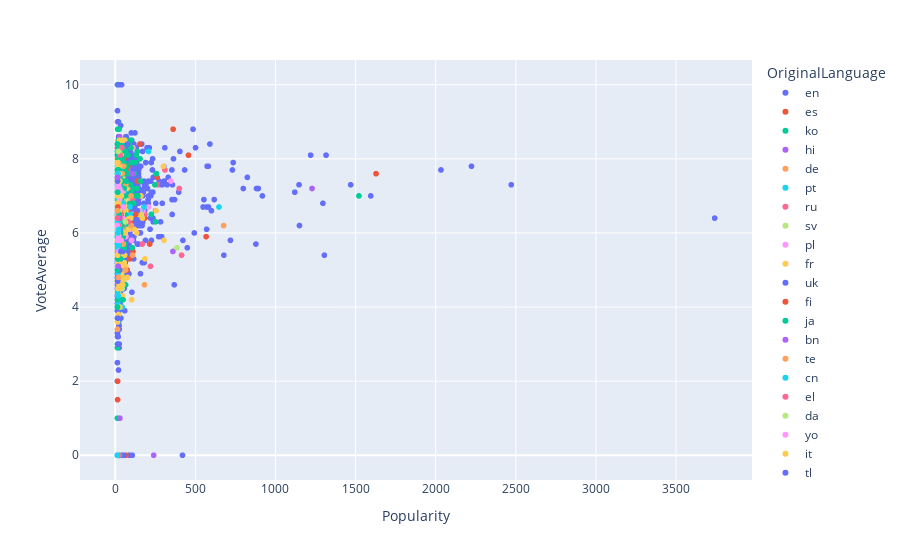

Here is the notebook cell this chart was saved with:
### Code cell
def scatter_popularity_vs_vote_count():
    fig = px.scatter(df, x='Popularity', y='VoteAverage', color='OriginalLanguage')
    fig.show()

scatter_popularity_vs_vote_count()

### Figure 1 — Plotly figure (JSON) as saved in the notebook; plotly's stock layout.template omitted (floating-point values rounded to 4 significant figures; data arrays with more than 128 entries replaced by an {"elided": "..."} marker saying what was removed)
{"data": [{"hovertemplate": "OriginalLanguage=en<br>Popularity=%{x}<br>VoteAverage=%{y}<extra></extra>", "legendgroup": "en", "marker": {"color": "#636efa", "symbol": "circle"}, "mode": "markers", "name": "en", "showlegend": true, "type": "scattergl", "x": {"elided": "6903 float values"}, "xaxis": "x", "y": {"elided": "6903 float values"}, "yaxis": "y"}, {"hovertemplate": "OriginalLanguage=es<br>Popularity=%{x}<br>VoteAverage=%{y}<extra></extra>", "legendgroup": "es", "marker": {"color": "#EF553B", "symbol": "circle"}, "mode": "markers", "name": "es", "showlegend": true, "type": "scattergl", "x": {"elided": "250 float values"}, "xaxis": "x", "y": {"elided": "250 float values"}, "yaxis": "y"}, {"hovertemplate": "OriginalLanguage=ko<br>Popularity=%{x}<br>VoteAverage=%{y}<extra></extra>", "legendgroup": "ko", "marker": {"color": "#00cc96", "symbol": "circle"}, "mode": "markers", "name": "ko", "showlegend": true, "type": "scattergl", "x": {"elided": "238 float values"}, "xaxis": "x", "y": {"elided": "238 float values"}, "yaxis": "y"}, {"hovertemplate": "OriginalLanguage=hi<br>Popularity=%{x}<br>VoteAverage=%{y}<extra></extra>", "legendgroup": "hi", "marker": {"color": "#ab63fa", "symbol": "circle"}, "mode": "markers", "name": "hi", "showlegend": true, "type": "scattergl", "x": [1228.0, 359.8, 36.65, 33.49, 31.35, 31.17, 28.9, 27.17, 26.99, 24.23, 24.18, 22.46, 22.17, 22.07, 20.03, 18.29, 17.9, 17.88, 17.52, 17.48, 17.26, 16.3, 16.06, 15.81, 15.75, 15.62, 14.93, 14.82, 14.78, 14.73, 14.69, 14.64, 14.55, 14.48, 14.38, 14.25, 13.96, 13.94, 13.86, 13.72, 13.71, 13.71, 13.43, 13.35, 13.31, 13.26, 13.13, 13.11, 13.09, 13.05], "xaxis": "x", "y": [7.2, 5.5, 7.4, 7.1, 5.8, 0, 8, 6, 8.6, 6.5, 8.1, 8, 7.8, 5.8, 7.5, 8, 7, 6.4, 7.5, 6.1, 0, 4.2, 6.6, 7.2, 6.5, 7.9, 7.1, 6.7, 7.2, 7, 7.1, 6.8, 7.8, 7.6, 7, 7.4, 7, 6.9, 6, 6.2, 6.2, 4.6, 6.4, 6.7, 6.9, 7.2, 7, 7.7, 6.5, 7.1], "yaxis": "y"}, {"hovertemplate": "OriginalLanguage=de<br>Popularity=%{x}<br>VoteAverage=%{y}<extra></extra>", "legendgroup": "de", "marker": {"color": "#FFA15A", "symbol": "circle"}, "mode": "markers", "name": "de", "showlegend": true, "type": "scattergl", "x": [676.3, 107.8, 106.2, 101.0, 65.67, 38.09, 36.6, 30.75, 29.63, 29.52, 29.02, 28.12, 27.94, 26.88, 26.3, 25.69, 25.04, 23.77, 23.37, 23.37, 22.85, 22.65, 21.41, 21.2, 20.88, 20.03, 19.73, 19.55, 19.39, 19.35, 19.14, 18.52, 18.42, 18.11, 17.87, 17.63, 17.59, 17.39, 16.98, 16.69, 16.61, 16.39, 16.2, 16.08, 16.04, 16.02, 16.02, 15.97, 15.63, 15.47, 15.39, 15.35, 15.28, 14.93, 14.9, 14.78, 14.72, 14.59, 14.57, 14.43, 14.34, 14.25, 14.11, 13.89, 13.65, 13.5, 13.46, 13.44, 13.43, 13.39, 13.39, 13.39, 13.3, 13.24, 13.2], "xaxis": "x", "y": [6.2, 5.4, 7.7, 5.8, 6.7, 7.4, 7.1, 7.9, 7.3, 5.1, 6.3, 6.7, 6.7, 7, 5.9, 7.7, 7.4, 8, 6.9, 5.7, 5, 8.1, 7.3, 6.8, 5.2, 7.6, 6.7, 8.2, 7.3, 5.4, 6.4, 7.5, 5.7, 7.4, 7.3, 5.8, 6.1, 7.3, 6, 7, 5.3, 6.8, 8.1, 7, 7, 7.8, 0, 7.3, 7.8, 7.6, 7.5, 7.4, 6.8, 6.1, 4.4, 7, 6.9, 6.5, 7, 5.8, 6.7, 7.8, 6.6, 6.4, 8, 6.2, 7.2, 7, 5.6, 7.2, 3.4, 7, 7.7, 7.6, 7.3], "yaxis": "y"}, {"hovertemplate": "OriginalLanguage=pt<br>Popularity=%{x}<br>VoteAverage=%{y}<extra></extra>", "legendgroup": "pt", "marker": {"color": "#19d3f3", "symbol": "circle"}, "mode": "markers", "name": "pt", "showlegend": true, "type": "scattergl", "x": [647.5, 208.0, 50.11, 42.44, 38.13, 37.26, 31.04, 29.04, 25.3, 24.5, 22.56, 21.34, 20.55, 19.46, 16.62, 16.02, 15.76, 14.52, 14.09, 14.01, 13.79, 13.64, 13.54, 13.45, 13.38], "xaxis": "x", "y": [6.7, 8.2, 6.2, 4.6, 7.2, 8.4, 5.8, 6.2, 7.4, 8.1, 5.5, 7.8, 6.9, 8, 5.1, 5.1, 0, 6.8, 6.4, 7.1, 5.6, 7.3, 6, 7.1, 6.2], "yaxis": "y"}, {"hovertemplate": "OriginalLanguage=ru<br>Popularity=%{x}<br>VoteAverage=%{y}<extra></extra>", "legendgroup": "ru", "marker": {"color": "#FF6692", "symbol": "circle"}, "mode": "markers", "name": "ru", "showlegend": true, "type": "scattergl", "x": [413.7, 399.2, 309.9, 269.5, 219.8, 185.1, 108.4, 53.88, 44.9, 37.06, 32.37, 31.59, 29.74, 28.73, 27.18, 27.12, 26.97, 26.94, 26.84, 26.46, 26.02, 23.7, 23.43, 23.3, 22.65, 21.95, 19.78, 19.6, 19.57, 19.52, 18.05, 18.02, 17.98, 17.66, 17.45, 16.7, 16.68, 15.93, 15.82, 15.68, 15.62, 15.48, 15.44, 14.9, 14.67, 14.63, 14.53, 14.37, 14.33, 14.08, 13.97, 13.95, 13.85, 13.78, 13.72, 13.68, 13.48, 13.4, 13.39, 13.15, 13.12, 13.1], "xaxis": "x", "y": [5.4, 7.2, 7.7, 7.3, 5.1, 6.5, 6.9, 7, 6.2, 6.4, 6.9, 5, 6.7, 6.5, 8.3, 6.5, 5.9, 6.2, 8.2, 6.7, 6.7, 6.4, 6.5, 7.2, 6.5, 6, 7.8, 7.4, 4.5, 7.4, 6.6, 6.9, 4.9, 6.1, 6.5, 8, 7.1, 6.9, 8, 6.2, 6.5, 7.1, 7, 5.6, 5.1, 7.9, 7.7, 6.2, 7.5, 6.7, 9, 7.9, 7.9, 8.3, 7.2, 7.1, 6.8, 5.5, 5.9, 6.8, 7.9, 7.5], "yaxis": "y"}, {"hovertemplate": "OriginalLanguage=sv<br>Popularity=%{x}<br>VoteAverage=%{y}<extra></extra>", "legendgroup": "sv", "marker": {"color": "#B6E880", "symbol": "circle"}, "mode": "markers", "name": "sv", "showlegend": true, "type": "scattergl", "x": [384.9, 47.29, 47.02, 44.07, 43.16, 43.11, 38.05, 25.67, 24.64, 21.31, 20.36, 20.13, 18.72, 18.54, 17.89, 17.86, 17.08, 16.8, 15.97, 15.91, 15.5, 15.0, 14.63, 14.13, 13.53, 13.47], "xaxis": "x", "y": [5.6, 7.1, 6.6, 6.3, 6.6, 4.5, 7.3, 6.3, 5, 7.5, 6.3, 6, 7.6, 8.2, 6.5, 7.6, 5.9, 6.8, 6.8, 7.5, 7.1, 7, 6.9, 8.2, 7.1, 7.8], "yaxis": "y"}, {"hovertemplate": "OriginalLanguage=pl<br>Popularity=%{x}<br>VoteAverage=%{y}<extra></extra>", "legendgroup": "pl", "marker": {"color": "#FF97FF", "symbol": "circle"}, "mode": "markers", "name": "pl", "showlegend": true, "type": "scattergl", "x": [347.0, 208.1, 172.9, 110.2, 106.9, 102.2, 93.4, 66.93, 39.25, 29.12, 28.11, 16.7, 15.84, 15.74, 15.69, 15.44, 14.88, 13.66, 13.5, 13.21, 13.07], "xaxis": "x", "y": [7.4, 6.7, 6.6, 8.3, 6.5, 5.8, 6.1, 5.9, 7.7, 6.2, 7.1, 6.6, 8.8, 6.1, 5.3, 4.7, 6.5, 6.3, 5.9, 6.4, 6.1], "yaxis": "y"}, {"hovertemplate": "OriginalLanguage=fr<br>Popularity=%{x}<br>VoteAverage=%{y}<extra></extra>", "legendgroup": "fr", "marker": {"color": "#FECB52", "symbol": "circle"}, "mode": "markers", "name": "fr", "showlegend": true, "type": "scattergl", "x": {"elided": "281 float values"}, "xaxis": "x", "y": {"elided": "281 float values"}, "yaxis": "y"}, {"hovertemplate": "OriginalLanguage=uk<br>Popularity=%{x}<br>VoteAverage=%{y}<extra></extra>", "legendgroup": "uk", "marker": {"color": "#636efa", "symbol": "circle"}, "mode": "markers", "name": "uk", "showlegend": true, "type": "scattergl", "x": [293.3, 109.2, 18.3], "xaxis": "x", "y": [7.3, 7.7, 6.8], "yaxis": "y"}, {"hovertemplate": "OriginalLanguage=fi<br>Popularity=%{x}<br>VoteAverage=%{y}<extra></extra>", "legendgroup": "fi", "marker": {"color": "#EF553B", "symbol": "circle"}, "mode": "markers", "name": "fi", "showlegend": true, "type": "scattergl", "x": [261.6, 24.75, 23.11, 23.06, 15.26, 14.98, 14.16, 13.34], "xaxis": "x", "y": [7.5, 0, 5.5, 6.2, 6.1, 6.7, 7, 5.7], "yaxis": "y"}, {"hovertemplate": "OriginalLanguage=ja<br>Popularity=%{x}<br>VoteAverage=%{y}<extra></extra>", "legendgroup": "ja", "marker": {"color": "#00cc96", "symbol": "circle"}, "mode": "markers", "name": "ja", "showlegend": true, "type": "scattergl", "x": {"elided": "454 float values"}, "xaxis": "x", "y": {"elided": "454 float values"}, "yaxis": "y"}, {"hovertemplate": "OriginalLanguage=bn<br>Popularity=%{x}<br>VoteAverage=%{y}<extra></extra>", "legendgroup": "bn", "marker": {"color": "#ab63fa", "symbol": "circle"}, "mode": "markers", "name": "bn", "showlegend": true, "type": "scattergl", "x": [239.8, 28.89], "xaxis": "x", "y": [0, 1], "yaxis": "y"}, {"hovertemplate": "OriginalLanguage=te<br>Popularity=%{x}<br>VoteAverage=%{y}<extra></extra>", "legendgroup": "te", "marker": {"color": "#FFA15A", "symbol": "circle"}, "mode": "markers", "name": "te", "showlegend": true, "type": "scattergl", "x": [182.4, 66.16, 49.88, 43.4, 35.86, 24.36, 22.07, 19.38, 16.4, 15.23, 13.05], "xaxis": "x", "y": [4.6, 7.3, 7.8, 7.6, 7.4, 0, 6, 0, 0, 7.2, 6.8], "yaxis": "y"}, {"hovertemplate": "OriginalLanguage=cn<br>Popularity=%{x}<br>VoteAverage=%{y}<extra></extra>", "legendgroup": "cn", "marker": {"color": "#19d3f3", "symbol": "circle"}, "mode": "markers", "name": "cn", "showlegend": true, "type": "scattergl", "x": {"elided": "133 float values"}, "xaxis": "x", "y": {"elided": "133 float values"}, "yaxis": "y"}, {"hovertemplate": "OriginalLanguage=el<br>Popularity=%{x}<br>VoteAverage=%{y}<extra></extra>", "legendgroup": "el", "marker": {"color": "#FF6692", "symbol": "circle"}, "mode": "markers", "name": "el", "showlegend": true, "type": "scattergl", "x": [168.8, 24.82, 17.32, 13.65], "xaxis": "x", "y": [5.7, 7.1, 6.3, 7.5], "yaxis": "y"}, {"hovertemplate": "OriginalLanguage=da<br>Popularity=%{x}<br>VoteAverage=%{y}<extra></extra>", "legendgroup": "da", "marker": {"color": "#B6E880", "symbol": "circle"}, "mode": "markers", "name": "da", "showlegend": true, "type": "scattergl", "x": [162.2, 63.76, 43.25, 27.18, 23.56, 23.33, 23.22, 22.42, 21.7, 21, 19.32, 17.54, 16.7, 15.82, 15.61, 15.56, 15.53, 15.18, 15.16, 14.73, 14.62, 14.4, 14.36, 13.89, 13.82, 13.57], "xaxis": "x", "y": [6.5, 6.9, 6.5, 7, 8.1, 6.9, 7.3, 7.8, 7.7, 6.6, 7.3, 6.1, 6.3, 6.5, 6.7, 7.5, 7.8, 7, 6.4, 5.8, 6.6, 7.2, 7.3, 7, 7, 7.5], "yaxis": "y"}, {"hovertemplate": "OriginalLanguage=yo<br>Popularity=%{x}<br>VoteAverage=%{y}<extra></extra>", "legendgroup": "yo", "marker": {"color": "#FF97FF", "symbol": "circle"}, "mode": "markers", "name": "yo", "showlegend": true, "type": "scattergl", "x": [152.8, 46.65], "xaxis": "x", "y": [6.6, 6.4], "yaxis": "y"}, {"hovertemplate": "OriginalLanguage=it<br>Popularity=%{x}<br>VoteAverage=%{y}<extra></extra>", "legendgroup": "it", "marker": {"color": "#FECB52", "symbol": "circle"}, "mode": "markers", "name": "it", "showlegend": true, "type": "scattergl", "x": {"elided": "142 float values"}, "xaxis": "x", "y": {"elided": "142 float values"}, "yaxis": "y"}, {"hovertemplate": "OriginalLanguage=tl<br>Popularity=%{x}<br>VoteAverage=%{y}<extra></extra>", "legendgroup": "tl", "marker": {"color": "#636efa", "symbol": "circle"}, "mode": "markers", "name": "tl", "showlegend": true, "type": "scattergl", "x": [137.8, 76.27, 52.46, 46.77, 35.63, 33.48, 32.63, 32.28, 30.45, 30.08, 28.17, 26.14, 24.55, 23.96, 22.99, 22.94, 22.45, 20.75, 20.25, 19.45, 19.24, 19.05, 18.09, 17.51, 17.34, 16.84, 16.43, 16.43, 16.42, 16.23, 16.22, 16.09, 15.97, 15.5, 15.42, 14.97, 13.94, 13.82, 13.7, 13.5, 13.42], "xaxis": "x", "y": [6.6, 8.4, 0, 5.5, 5.7, 0, 6.1, 6, 0, 5.8, 5, 0, 3, 0, 10, 10, 0, 5.5, 6.9, 7, 10, 5, 9, 0, 5, 6.2, 6.1, 3, 3.7, 7.1, 3, 6.7, 4.7, 6, 7, 4.8, 7.3, 6.2, 5.7, 0, 2.5], "yaxis": "y"}, {"hovertemplate": "OriginalLanguage=is<br>Popularity=%{x}<br>VoteAverage=%{y}<extra></extra>", "legendgroup": "is", "marker": {"color": "#EF553B", "symbol": "circle"}, "mode": "markers", "name": "is", "showlegend": true, "type": "scattergl", "x": [127.4, 25.09, 19.44], "xaxis": "x", "y": [6.5, 6.2, 6.5], "yaxis": "y"}, {"hovertemplate": "OriginalLanguage=zh<br>Popularity=%{x}<br>VoteAverage=%{y}<extra></extra>", "legendgroup": "zh", "marker": {"color": "#00cc96", "symbol": "circle"}, "mode": "markers", "name": "zh", "showlegend": true, "type": "scattergl", "x": {"elided": "142 float values"}, "xaxis": "x", "y": {"elided": "142 float values"}, "yaxis": "y"}, {"hovertemplate": "OriginalLanguage=ta<br>Popularity=%{x}<br>VoteAverage=%{y}<extra></extra>", "legendgroup": "ta", "marker": {"color": "#ab63fa", "symbol": "circle"}, "mode": "markers", "name": "ta", "showlegend": true, "type": "scattergl", "x": [107.9, 18.81, 15.22, 13.39, 13.36], "xaxis": "x", "y": [7.6, 5.1, 7.6, 6.6, 7.5], "yaxis": "y"}, {"hovertemplate": "OriginalLanguage=nl<br>Popularity=%{x}<br>VoteAverage=%{y}<extra></extra>", "legendgroup": "nl", "marker": {"color": "#FFA15A", "symbol": "circle"}, "mode": "markers", "name": "nl", "showlegend": true, "type": "scattergl", "x": [100.0, 98.43, 64.39, 50.15, 31.97, 23.76, 23.18, 22.7, 18.62, 18.15, 17.75, 16.18, 15.47, 15.3, 14.89, 14.79, 14.59, 13.95, 13.88, 13.7, 13.55], "xaxis": "x", "y": [6.2, 7, 5, 5.7, 6.6, 5.9, 6.2, 7.1, 4.8, 6.4, 6.7, 6, 5.7, 7.5, 0, 6.3, 7, 6.4, 6.8, 5.6, 6.2], "yaxis": "y"}, {"hovertemplate": "OriginalLanguage=no<br>Popularity=%{x}<br>VoteAverage=%{y}<extra></extra>", "legendgroup": "no", "marker": {"color": "#19d3f3", "symbol": "circle"}, "mode": "markers", "name": "no", "showlegend": true, "type": "scattergl", "x": [91.36, 51.55, 32.61, 27.54, 25.24, 24.86, 24.45, 23.58, 22.34, 20.49, 19.95, 19.81, 18.02, 17.6, 16.49, 16.08, 15.45, 15.41, 14.9, 14.66, 14.62, 14.51, 14.45, 14.41, 14.14, 13.95, 13.41], "xaxis": "x", "y": [6.7, 6.8, 6.7, 6.4, 5.7, 6.7, 7.6, 6.7, 7, 6.3, 6.8, 4.3, 5.8, 6.9, 5.6, 5.5, 6, 7.2, 5.6, 5.7, 6.9, 6.2, 6.6, 6.7, 7.3, 6.8, 7.2], "yaxis": "y"}, {"hovertemplate": "OriginalLanguage=tr<br>Popularity=%{x}<br>VoteAverage=%{y}<extra></extra>", "legendgroup": "tr", "marker": {"color": "#FF6692", "symbol": "circle"}, "mode": "markers", "name": "tr", "showlegend": true, "type": "scattergl", "x": [80.02, 39.75, 33.95, 30.6, 24.29, 21.46, 21.43, 19.06, 18.27, 18.19, 16.23, 15.47], "xaxis": "x", "y": [6.3, 8.3, 6.5, 8.1, 7.4, 6.4, 6.4, 6.5, 7.9, 6.2, 7.2, 6.8], "yaxis": "y"}, {"hovertemplate": "OriginalLanguage=ar<br>Popularity=%{x}<br>VoteAverage=%{y}<extra></extra>", "legendgroup": "ar", "marker": {"color": "#B6E880", "symbol": "circle"}, "mode": "markers", "name": "ar", "showlegend": true, "type": "scattergl", "x": [63.51, 23.15, 18.76, 18.36, 15.58], "xaxis": "x", "y": [6.3, 6.6, 8.2, 6.7, 6.8], "yaxis": "y"}, {"hovertemplate": "OriginalLanguage=th<br>Popularity=%{x}<br>VoteAverage=%{y}<extra></extra>", "legendgroup": "th", "marker": {"color": "#FF97FF", "symbol": "circle"}, "mode": "markers", "name": "th", "showlegend": true, "type": "scattergl", "x": [50.62, 41.36, 35.21, 33.32, 32.59, 30.86, 27.64, 27.54, 25.92, 22.15, 21.32, 21.02, 19.12, 18.96, 16.66, 16.5, 16.38, 15.2, 15.15, 14.43, 14.24, 14.17, 13.69, 13.15], "xaxis": "x", "y": [6.7, 7.1, 7.1, 7.1, 6.4, 5.8, 7.2, 6.9, 7.4, 7.2, 7.3, 5.5, 6, 5.9, 6.1, 7.9, 7.6, 7.3, 5.8, 6.5, 6, 6.1, 7.2, 6.2], "yaxis": "y"}, {"hovertemplate": "OriginalLanguage=id<br>Popularity=%{x}<br>VoteAverage=%{y}<extra></extra>", "legendgroup": "id", "marker": {"color": "#FECB52", "symbol": "circle"}, "mode": "markers", "name": "id", "showlegend": true, "type": "scattergl", "x": [38.28, 28.61, 26.48, 21.12, 17.04, 16.96, 15.53, 14.64, 14.56, 13.64, 13.45], "xaxis": "x", "y": [7, 7.4, 7.6, 6.8, 6.8, 6.8, 5.4, 7, 6, 6.4, 6.8], "yaxis": "y"}, {"hovertemplate": "OriginalLanguage=sr<br>Popularity=%{x}<br>VoteAverage=%{y}<extra></extra>", "legendgroup": "sr", "marker": {"color": "#636efa", "symbol": "circle"}, "mode": "markers", "name": "sr", "showlegend": true, "type": "scattergl", "x": [34.08], "xaxis": "x", "y": [5.5], "yaxis": "y"}, {"hovertemplate": "OriginalLanguage=eu<br>Popularity=%{x}<br>VoteAverage=%{y}<extra></extra>", "legendgroup": "eu", "marker": {"color": "#EF553B", "symbol": "circle"}, "mode": "markers", "name": "eu", "showlegend": true, "type": "scattergl", "x": [28.75], "xaxis": "x", "y": [6.4], "yaxis": "y"}, {"hovertemplate": "OriginalLanguage=mk<br>Popularity=%{x}<br>VoteAverage=%{y}<extra></extra>", "legendgroup": "mk", "marker": {"color": "#00cc96", "symbol": "circle"}, "mode": "markers", "name": "mk", "showlegend": true, "type": "scattergl", "x": [23.62], "xaxis": "x", "y": [6.5], "yaxis": "y"}, {"hovertemplate": "OriginalLanguage=vi<br>Popularity=%{x}<br>VoteAverage=%{y}<extra></extra>", "legendgroup": "vi", "marker": {"color": "#ab63fa", "symbol": "circle"}, "mode": "markers", "name": "vi", "showlegend": true, "type": "scattergl", "x": [23.4], "xaxis": "x", "y": [6.4], "yaxis": "y"}, {"hovertemplate": "OriginalLanguage=xx<br>Popularity=%{x}<br>VoteAverage=%{y}<extra></extra>", "legendgroup": "xx", "marker": {"color": "#FFA15A", "symbol": "circle"}, "mode": "markers", "name": "xx", "showlegend": true, "type": "scattergl", "x": [23.25], "xaxis": "x", "y": [0], "yaxis": "y"}, {"hovertemplate": "OriginalLanguage=cs<br>Popularity=%{x}<br>VoteAverage=%{y}<extra></extra>", "legendgroup": "cs", "marker": {"color": "#19d3f3", "symbol": "circle"}, "mode": "markers", "name": "cs", "showlegend": true, "type": "scattergl", "x": [22.53, 17.83, 17.39, 16.67], "xaxis": "x", "y": [6.1, 7.6, 7.5, 6], "yaxis": "y"}, {"hovertemplate": "OriginalLanguage=he<br>Popularity=%{x}<br>VoteAverage=%{y}<extra></extra>", "legendgroup": "he", "marker": {"color": "#FF6692", "symbol": "circle"}, "mode": "markers", "name": "he", "showlegend": true, "type": "scattergl", "x": [21.81, 13.35], "xaxis": "x", "y": [0, 6.4], "yaxis": "y"}, {"hovertemplate": "OriginalLanguage=gl<br>Popularity=%{x}<br>VoteAverage=%{y}<extra></extra>", "legendgroup": "gl", "marker": {"color": "#B6E880", "symbol": "circle"}, "mode": "markers", "name": "gl", "showlegend": true, "type": "scattergl", "x": [19.5], "xaxis": "x", "y": [7.5], "yaxis": "y"}, {"hovertemplate": "OriginalLanguage=ml<br>Popularity=%{x}<br>VoteAverage=%{y}<extra></extra>", "legendgroup": "ml", "marker": {"color": "#FF97FF", "symbol": "circle"}, "mode": "markers", "name": "ml", "showlegend": true, "type": "scattergl", "x": [18.83], "xaxis": "x", "y": [7.2], "yaxis": "y"}, {"hovertemplate": "OriginalLanguage=fa<br>Popularity=%{x}<br>VoteAverage=%{y}<extra></extra>", "legendgroup": "fa", "marker": {"color": "#FECB52", "symbol": "circle"}, "mode": "markers", "name": "fa", "showlegend": true, "type": "scattergl", "x": [17.1, 16.61, 14.45], "xaxis": "x", "y": [7.4, 7.9, 7.4], "yaxis": "y"}, {"hovertemplate": "OriginalLanguage=kn<br>Popularity=%{x}<br>VoteAverage=%{y}<extra></extra>", "legendgroup": "kn", "marker": {"color": "#636efa", "symbol": "circle"}, "mode": "markers", "name": "kn", "showlegend": true, "type": "scattergl", "x": [16.62, 14.69], "xaxis": "x", "y": [7.5, 7.4], "yaxis": "y"}, {"hovertemplate": "OriginalLanguage=nb<br>Popularity=%{x}<br>VoteAverage=%{y}<extra></extra>", "legendgroup": "nb", "marker": {"color": "#EF553B", "symbol": "circle"}, "mode": "markers", "name": "nb", "showlegend": true, "type": "scattergl", "x": [16.47], "xaxis": "x", "y": [6.7], "yaxis": "y"}, {"hovertemplate": "OriginalLanguage=la<br>Popularity=%{x}<br>VoteAverage=%{y}<extra></extra>", "legendgroup": "la", "marker": {"color": "#00cc96", "symbol": "circle"}, "mode": "markers", "name": "la", "showlegend": true, "type": "scattergl", "x": [16.1], "xaxis": "x", "y": [7.1], "yaxis": "y"}, {"hovertemplate": "OriginalLanguage=ro<br>Popularity=%{x}<br>VoteAverage=%{y}<extra></extra>", "legendgroup": "ro", "marker": {"color": "#ab63fa", "symbol": "circle"}, "mode": "markers", "name": "ro", "showlegend": true, "type": "scattergl", "x": [13.6], "xaxis": "x", "y": [7.5], "yaxis": "y"}, {"hovertemplate": "OriginalLanguage=km<br>Popularity=%{x}<br>VoteAverage=%{y}<extra></extra>", "legendgroup": "km", "marker": {"color": "#FFA15A", "symbol": "circle"}, "mode": "markers", "name": "km", "showlegend": true, "type": "scattergl", "x": [13.5], "xaxis": "x", "y": [6.6], "yaxis": "y"}, {"hovertemplate": "OriginalLanguage=pa<br>Popularity=%{x}<br>VoteAverage=%{y}<extra></extra>", "legendgroup": "pa", "marker": {"color": "#19d3f3", "symbol": "circle"}, "mode": "markers", "name": "pa", "showlegend": true, "type": "scattergl", "x": [13.13], "xaxis": "x", "y": [0], "yaxis": "y"}], "layout": {"legend": {"title": {"text": "OriginalLanguage"}, "tracegroupgap": 0}, "margin": {"t": 60}, "xaxis": {"anchor": "y", "domain": [0, 1], "title": {"text": "Popularity"}}, "yaxis": {"anchor": "x", "domain": [0, 1], "title": {"text": "VoteAverage"}}}}
